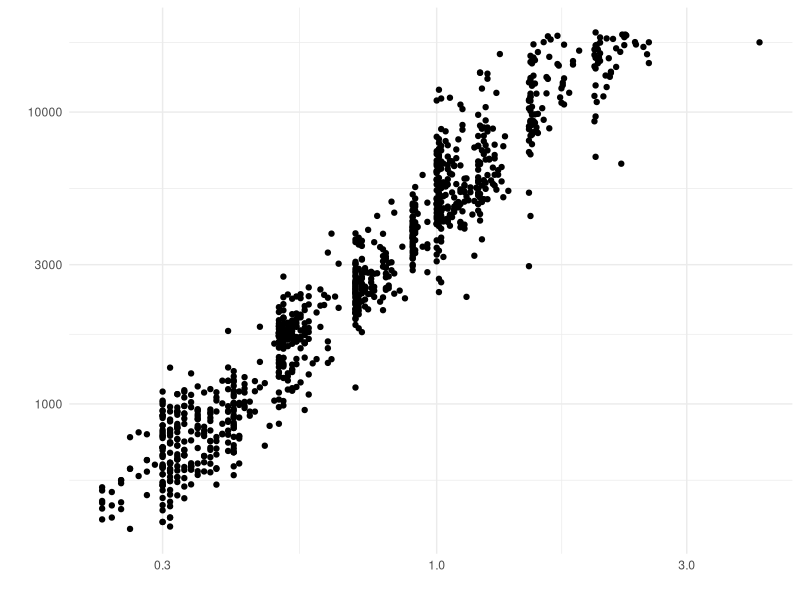
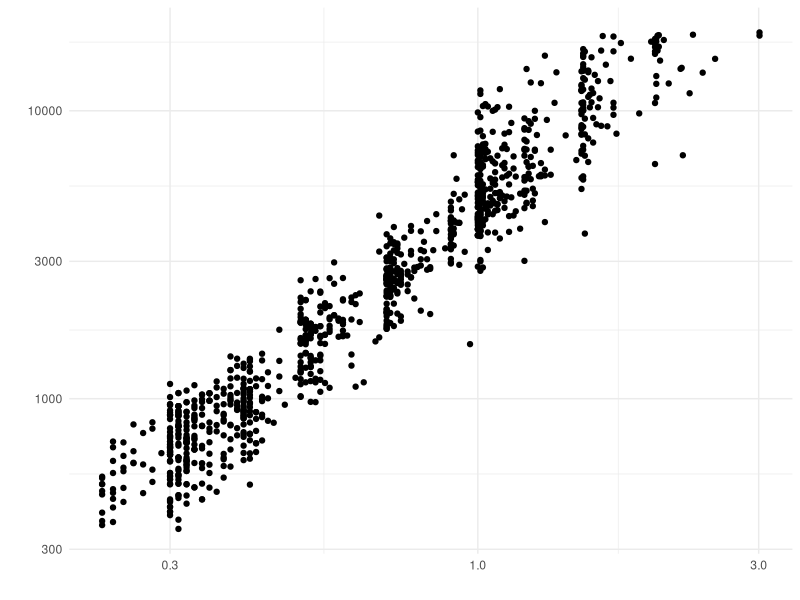

Write the R code that produced these figures, in order.
## ---- chunk 1
library(tidyverse)
## ---- chunk 2
## NOTE: No need to edit; just run and inspect
diamonds %>%
  slice_sample(n = 1000) %>%

  ggplot(aes(carat, price)) +
  geom_point() +

  scale_x_log10() +
  scale_y_log10() +
  theme_minimal() +
  labs(x = "", y = "")
## ---- chunk 3
## NOTE: No need to edit; just run and inspect
diamonds %>%
  slice_sample(n = 1000) %>%

  ggplot(aes(carat, price)) +
  geom_point() +

  scale_x_log10() +
  scale_y_log10() +
  theme_minimal() +
  labs(x = "", y = "")
